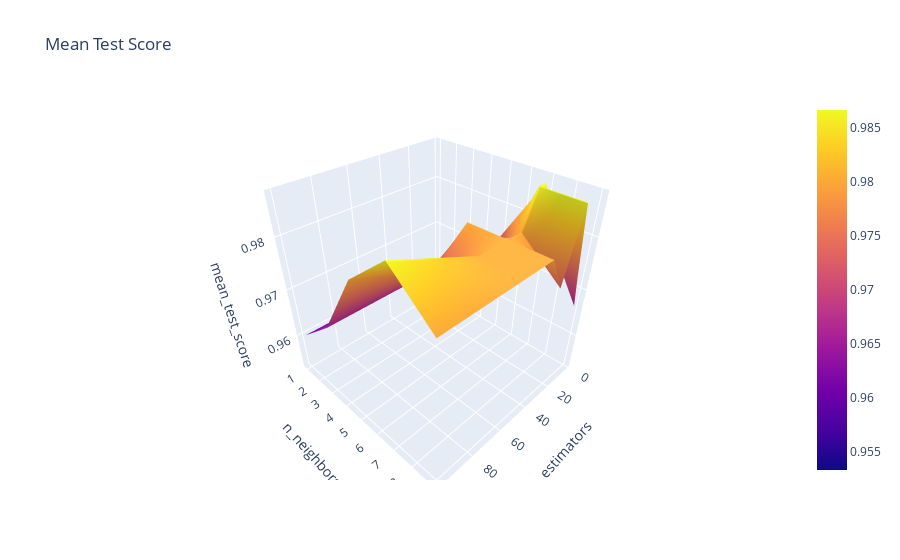

The notebook cell this image was saved under:
### Markdown cell above
Wyniki zwizualizować mozemy na interaktywnym wykresie:

### Code cell
#interactively we can visualize the 2D grid and mean values
n_estimators, n_neighbors = np.meshgrid(param_grid["n_estimators"], param_grid["estimator__n_neighbors"])

x = n_estimators
y = n_neighbors
z=grid_search.cv_results_["mean_test_score"].reshape(n_estimators.shape)
# Create a trace
trace = go.Surface(
    x=x,
    y=y,
    z=z,
)

# Create the layout
layout = go.Layout(
    title='Mean Test Score',
    scene=dict(
        xaxis=dict(title='n_estimators'),
        yaxis=dict(title='n_neighbors'),
        zaxis=dict(title='mean_test_score')
    )
)

# Create the figure and add the trace
fig = go.Figure(data=[trace], layout=layout)

# Display the interactive plot
fig.show()

### Figure 1 — Plotly figure (JSON) as saved in the notebook; plotly's stock layout.template omitted (floating-point values rounded to 4 significant figures)
{"data": [{"type": "surface", "x": [[2, 5, 10, 20, 30, 50, 100], [2, 5, 10, 20, 30, 50, 100], [2, 5, 10, 20, 30, 50, 100], [2, 5, 10, 20, 30, 50, 100], [2, 5, 10, 20, 30, 50, 100]], "y": [[1, 1, 1, 1, 1, 1, 1], [3, 3, 3, 3, 3, 3, 3], [5, 5, 5, 5, 5, 5, 5], [7, 7, 7, 7, 7, 7, 7], [9, 9, 9, 9, 9, 9, 9]], "z": [[0.9533, 0.96, 0.96, 0.9533, 0.96, 0.96, 0.96], [0.9533, 0.9667, 0.9667, 0.9667, 0.9667, 0.9667, 0.9667], [0.9733, 0.9733, 0.9667, 0.9667, 0.98, 0.9733, 0.98], [0.98, 0.9867, 0.9867, 0.98, 0.98, 0.98, 0.9867], [0.9667, 0.9733, 0.9867, 0.9733, 0.98, 0.98, 0.98]]}], "layout": {"scene": {"xaxis": {"title": {"text": "n_estimators"}}, "yaxis": {"title": {"text": "n_neighbors"}}, "zaxis": {"title": {"text": "mean_test_score"}}}, "title": {"text": "Mean Test Score"}}}
